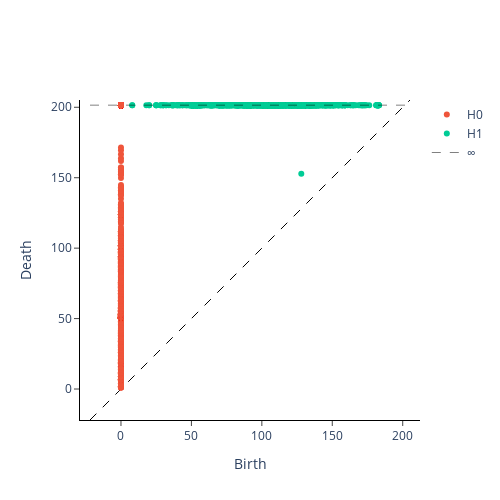

Here is the notebook cell this chart was saved with:
### Markdown cell above
## Persistent features of the circles dataset
Now do the same thing for the circles data. You will want to use `circles_data_xy` instead of `circles_data` because the latter contains non-numeric data.

### Code cell
# Remove any NaN values from the circles_data_xy dataset
circles_data_xy_clean = circles_data_xy.dropna().reset_index(drop=True)

# Compute the persistent features for the circles dataset
diagrams_circles = WA.fit_transform([circles_data_xy_clean[:-1].to_numpy()])

# Plot the persistence diagram
plot_diagram(diagrams_circles[0])

### Figure 1 — Plotly figure (JSON) as saved in the notebook; plotly's stock layout.template omitted (floating-point values rounded to 4 significant figures; data arrays with more than 128 entries replaced by an {"elided": "..."} marker saying what was removed)
{"data": [{"hoverinfo": "none", "line": {"color": "black", "dash": "dash", "width": 1}, "mode": "lines", "showlegend": false, "type": "scatter", "x": [-21.98, 205.2], "y": [-21.98, 205.2]}, {"hoverinfo": "text", "hovertext": {"elided": "1398 str values"}, "mode": "markers", "name": "H0", "type": "scatter", "x": {"elided": "1398 int values"}, "y": {"elided": "1398 float values"}}, {"hoverinfo": "text", "hovertext": {"elided": "1340 str values"}, "mode": "markers", "name": "H1", "type": "scatter", "x": {"elided": "1340 float values"}, "y": {"elided": "1340 float values"}}, {"hoverinfo": "text", "hovertext": [], "mode": "markers", "name": "H2", "type": "scatter", "x": [], "y": []}, {"hoverinfo": "none", "line": {"color": "black", "dash": "dash", "width": 0.5}, "mode": "lines", "name": "∞", "showlegend": true, "type": "scatter", "x": [-21.98, 205.2], "y": [201.5, 201.5]}], "layout": {"height": 500, "plot_bgcolor": "white", "width": 500, "xaxis": {"autorange": false, "exponentformat": "e", "linecolor": "black", "linewidth": 1, "mirror": false, "range": [-21.98, 205.2], "showexponent": "all", "showline": true, "side": "bottom", "ticks": "outside", "title": {"text": "Birth"}, "type": "linear", "zeroline": true}, "yaxis": {"autorange": false, "exponentformat": "e", "linecolor": "black", "linewidth": 1, "mirror": false, "range": [-21.98, 205.2], "scaleanchor": "x", "scaleratio": 1, "showexponent": "all", "showline": true, "side": "left", "ticks": "outside", "title": {"text": "Death"}, "type": "linear", "zeroline": true}}}
